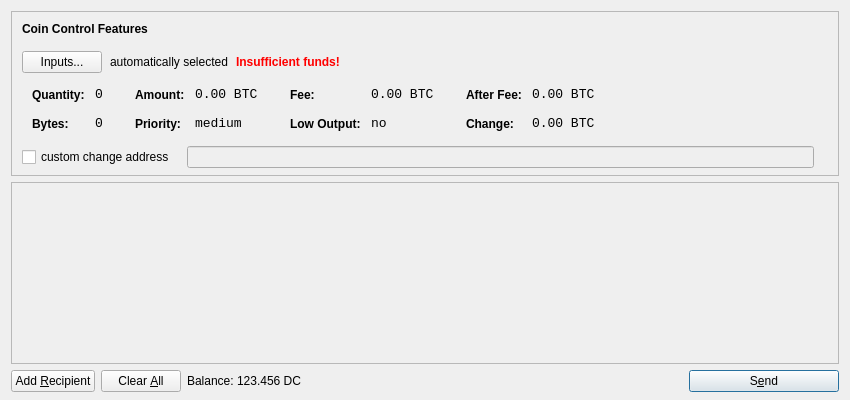
<?xml version="1.0" encoding="UTF-8"?>
<ui version="4.0">
 <class>SendCoinsDialog</class>
 <widget class="QDialog" name="SendCoinsDialog">
  <property name="geometry">
   <rect>
    <x>0</x>
    <y>0</y>
    <width>850</width>
    <height>400</height>
   </rect>
  </property>
  <property name="windowTitle">
   <string>Send Coins</string>
  </property>
  <layout class="QVBoxLayout" name="verticalLayout" stretch="0,1,0">
   <property name="bottomMargin">
    <number>8</number>
   </property>
   <item>
    <widget class="QFrame" name="frameCoinControl">
     <property name="sizePolicy">
      <sizepolicy hsizetype="Expanding" vsizetype="Expanding">
       <horstretch>0</horstretch>
       <verstretch>0</verstretch>
      </sizepolicy>
     </property>
     <property name="maximumSize">
      <size>
       <width>16777215</width>
       <height>16777215</height>
      </size>
     </property>
     <property name="frameShape">
      <enum>QFrame::StyledPanel</enum>
     </property>
     <property name="frameShadow">
      <enum>QFrame::Sunken</enum>
     </property>
     <layout class="QVBoxLayout" name="verticalLayoutCoinControl2">
      <property name="spacing">
       <number>-1</number>
      </property>
      <property name="leftMargin">
       <number>0</number>
      </property>
      <property name="topMargin">
       <number>0</number>
      </property>
      <property name="rightMargin">
       <number>0</number>
      </property>
      <property name="bottomMargin">
       <number>6</number>
      </property>
      <item>
       <layout class="QVBoxLayout" name="verticalLayoutCoinControl" stretch="0,0,0,0,1">
        <property name="spacing">
         <number>0</number>
        </property>
        <property name="leftMargin">
         <number>10</number>
        </property>
        <property name="topMargin">
         <number>10</number>
        </property>
        <item>
         <layout class="QHBoxLayout" name="horizontalLayoutCoinControl1">
          <property name="bottomMargin">
           <number>15</number>
          </property>
          <item>
           <widget class="QLabel" name="labelCoinControlFeatures">
            <property name="sizePolicy">
             <sizepolicy hsizetype="Preferred" vsizetype="Maximum">
              <horstretch>0</horstretch>
              <verstretch>0</verstretch>
             </sizepolicy>
            </property>
            <property name="font">
             <font>
              <weight>75</weight>
              <bold>true</bold>
             </font>
            </property>
            <property name="styleSheet">
             <string notr="true">font-weight:bold;</string>
            </property>
            <property name="text">
             <string>Coin Control Features</string>
            </property>
           </widget>
          </item>
         </layout>
        </item>
        <item>
         <layout class="QHBoxLayout" name="horizontalLayoutCoinControl2" stretch="0,0,0,0">
          <property name="spacing">
           <number>8</number>
          </property>
          <property name="bottomMargin">
           <number>10</number>
          </property>
          <item>
           <widget class="QPushButton" name="pushButtonCoinControl">
            <property name="styleSheet">
             <string notr="true"/>
            </property>
            <property name="text">
             <string>Inputs...</string>
            </property>
           </widget>
          </item>
          <item>
           <widget class="QLabel" name="labelCoinControlAutomaticallySelected">
            <property name="text">
             <string>automatically selected</string>
            </property>
            <property name="margin">
             <number>5</number>
            </property>
           </widget>
          </item>
          <item>
           <widget class="QLabel" name="labelCoinControlInsuffFunds">
            <property name="font">
             <font>
              <weight>75</weight>
              <bold>true</bold>
             </font>
            </property>
            <property name="styleSheet">
             <string notr="true">color:red;font-weight:bold;</string>
            </property>
            <property name="text">
             <string>Insufficient funds!</string>
            </property>
            <property name="margin">
             <number>5</number>
            </property>
           </widget>
          </item>
          <item>
           <spacer name="horizontalSpacerCoinControl">
            <property name="orientation">
             <enum>Qt::Horizontal</enum>
            </property>
            <property name="sizeHint" stdset="0">
             <size>
              <width>40</width>
              <height>1</height>
             </size>
            </property>
           </spacer>
          </item>
         </layout>
        </item>
        <item>
         <widget class="QWidget" name="widgetCoinControl" native="true">
          <property name="sizePolicy">
           <sizepolicy hsizetype="Preferred" vsizetype="Preferred">
            <horstretch>0</horstretch>
            <verstretch>0</verstretch>
           </sizepolicy>
          </property>
          <property name="minimumSize">
           <size>
            <width>0</width>
            <height>0</height>
           </size>
          </property>
          <property name="styleSheet">
           <string notr="true"/>
          </property>
          <layout class="QHBoxLayout" name="horizontalLayoutCoinControl5">
           <property name="margin">
            <number>0</number>
           </property>
           <item>
            <layout class="QHBoxLayout" name="horizontalLayoutCoinControl3" stretch="0,0,0,1">
             <property name="spacing">
              <number>20</number>
             </property>
             <property name="topMargin">
              <number>0</number>
             </property>
             <property name="bottomMargin">
              <number>10</number>
             </property>
             <item>
              <layout class="QFormLayout" name="formLayoutCoinControl1">
               <property name="horizontalSpacing">
                <number>10</number>
               </property>
               <property name="verticalSpacing">
                <number>14</number>
               </property>
               <property name="leftMargin">
                <number>10</number>
               </property>
               <property name="topMargin">
                <number>4</number>
               </property>
               <property name="rightMargin">
                <number>6</number>
               </property>
               <item row="0" column="0">
                <widget class="QLabel" name="labelCoinControlQuantityText">
                 <property name="styleSheet">
                  <string notr="true">font-weight:bold;</string>
                 </property>
                 <property name="text">
                  <string>Quantity:</string>
                 </property>
                 <property name="margin">
                  <number>0</number>
                 </property>
                </widget>
               </item>
               <item row="0" column="1">
                <widget class="QLabel" name="labelCoinControlQuantity">
                 <property name="font">
                  <font>
                   <family>Monospace</family>
                   <pointsize>10</pointsize>
                  </font>
                 </property>
                 <property name="cursor">
                  <cursorShape>IBeamCursor</cursorShape>
                 </property>
                 <property name="contextMenuPolicy">
                  <enum>Qt::ActionsContextMenu</enum>
                 </property>
                 <property name="text">
                  <string notr="true">0</string>
                 </property>
                 <property name="margin">
                  <number>0</number>
                 </property>
                 <property name="textInteractionFlags">
                  <set>Qt::LinksAccessibleByMouse|Qt::TextSelectableByKeyboard|Qt::TextSelectableByMouse</set>
                 </property>
                </widget>
               </item>
               <item row="1" column="0">
                <widget class="QLabel" name="labelCoinControlBytesText">
                 <property name="styleSheet">
                  <string notr="true">font-weight:bold;</string>
                 </property>
                 <property name="text">
                  <string>Bytes:</string>
                 </property>
                </widget>
               </item>
               <item row="1" column="1">
                <widget class="QLabel" name="labelCoinControlBytes">
                 <property name="font">
                  <font>
                   <family>Monospace</family>
                   <pointsize>10</pointsize>
                  </font>
                 </property>
                 <property name="cursor">
                  <cursorShape>IBeamCursor</cursorShape>
                 </property>
                 <property name="contextMenuPolicy">
                  <enum>Qt::ActionsContextMenu</enum>
                 </property>
                 <property name="text">
                  <string notr="true">0</string>
                 </property>
                 <property name="textInteractionFlags">
                  <set>Qt::LinksAccessibleByMouse|Qt::TextSelectableByKeyboard|Qt::TextSelectableByMouse</set>
                 </property>
                </widget>
               </item>
              </layout>
             </item>
             <item>
              <layout class="QFormLayout" name="formLayoutCoinControl2">
               <property name="horizontalSpacing">
                <number>10</number>
               </property>
               <property name="verticalSpacing">
                <number>14</number>
               </property>
               <property name="leftMargin">
                <number>6</number>
               </property>
               <property name="topMargin">
                <number>4</number>
               </property>
               <property name="rightMargin">
                <number>6</number>
               </property>
               <item row="0" column="0">
                <widget class="QLabel" name="labelCoinControlAmountText">
                 <property name="styleSheet">
                  <string notr="true">font-weight:bold;</string>
                 </property>
                 <property name="text">
                  <string>Amount:</string>
                 </property>
                 <property name="margin">
                  <number>0</number>
                 </property>
                </widget>
               </item>
               <item row="0" column="1">
                <widget class="QLabel" name="labelCoinControlAmount">
                 <property name="font">
                  <font>
                   <family>Monospace</family>
                   <pointsize>10</pointsize>
                  </font>
                 </property>
                 <property name="cursor">
                  <cursorShape>IBeamCursor</cursorShape>
                 </property>
                 <property name="contextMenuPolicy">
                  <enum>Qt::ActionsContextMenu</enum>
                 </property>
                 <property name="text">
                  <string notr="true">0.00 BTC</string>
                 </property>
                 <property name="textInteractionFlags">
                  <set>Qt::LinksAccessibleByMouse|Qt::TextSelectableByKeyboard|Qt::TextSelectableByMouse</set>
                 </property>
                </widget>
               </item>
               <item row="1" column="0">
                <widget class="QLabel" name="labelCoinControlPriorityText">
                 <property name="styleSheet">
                  <string notr="true">font-weight:bold;</string>
                 </property>
                 <property name="text">
                  <string>Priority:</string>
                 </property>
                </widget>
               </item>
               <item row="1" column="1">
                <widget class="QLabel" name="labelCoinControlPriority">
                 <property name="font">
                  <font>
                   <family>Monospace</family>
                   <pointsize>10</pointsize>
                  </font>
                 </property>
                 <property name="cursor">
                  <cursorShape>IBeamCursor</cursorShape>
                 </property>
                 <property name="contextMenuPolicy">
                  <enum>Qt::ActionsContextMenu</enum>
                 </property>
                 <property name="text">
                  <string>medium</string>
                 </property>
                 <property name="textInteractionFlags">
                  <set>Qt::LinksAccessibleByMouse|Qt::TextSelectableByKeyboard|Qt::TextSelectableByMouse</set>
                 </property>
                </widget>
               </item>
              </layout>
             </item>
             <item>
              <layout class="QFormLayout" name="formLayoutCoinControl3">
               <property name="horizontalSpacing">
                <number>10</number>
               </property>
               <property name="verticalSpacing">
                <number>14</number>
               </property>
               <property name="leftMargin">
                <number>6</number>
               </property>
               <property name="topMargin">
                <number>4</number>
               </property>
               <property name="rightMargin">
                <number>6</number>
               </property>
               <item row="0" column="0">
                <widget class="QLabel" name="labelCoinControlFeeText">
                 <property name="styleSheet">
                  <string notr="true">font-weight:bold;</string>
                 </property>
                 <property name="text">
                  <string>Fee:</string>
                 </property>
                 <property name="margin">
                  <number>0</number>
                 </property>
                </widget>
               </item>
               <item row="0" column="1">
                <widget class="QLabel" name="labelCoinControlFee">
                 <property name="font">
                  <font>
                   <family>Monospace</family>
                   <pointsize>10</pointsize>
                  </font>
                 </property>
                 <property name="cursor">
                  <cursorShape>IBeamCursor</cursorShape>
                 </property>
                 <property name="contextMenuPolicy">
                  <enum>Qt::ActionsContextMenu</enum>
                 </property>
                 <property name="text">
                  <string notr="true">0.00 BTC</string>
                 </property>
                 <property name="textInteractionFlags">
                  <set>Qt::LinksAccessibleByMouse|Qt::TextSelectableByKeyboard|Qt::TextSelectableByMouse</set>
                 </property>
                </widget>
               </item>
               <item row="1" column="0">
                <widget class="QLabel" name="labelCoinControlLowOutputText">
                 <property name="styleSheet">
                  <string notr="true">font-weight:bold;</string>
                 </property>
                 <property name="text">
                  <string>Low Output:</string>
                 </property>
                </widget>
               </item>
               <item row="1" column="1">
                <widget class="QLabel" name="labelCoinControlLowOutput">
                 <property name="font">
                  <font>
                   <family>Monospace</family>
                   <pointsize>10</pointsize>
                  </font>
                 </property>
                 <property name="cursor">
                  <cursorShape>IBeamCursor</cursorShape>
                 </property>
                 <property name="contextMenuPolicy">
                  <enum>Qt::ActionsContextMenu</enum>
                 </property>
                 <property name="text">
                  <string>no</string>
                 </property>
                 <property name="textInteractionFlags">
                  <set>Qt::LinksAccessibleByMouse|Qt::TextSelectableByKeyboard|Qt::TextSelectableByMouse</set>
                 </property>
                </widget>
               </item>
              </layout>
             </item>
             <item>
              <layout class="QFormLayout" name="formLayoutCoinControl4">
               <property name="horizontalSpacing">
                <number>10</number>
               </property>
               <property name="verticalSpacing">
                <number>14</number>
               </property>
               <property name="leftMargin">
                <number>6</number>
               </property>
               <property name="topMargin">
                <number>4</number>
               </property>
               <property name="rightMargin">
                <number>6</number>
               </property>
               <item row="0" column="0">
                <widget class="QLabel" name="labelCoinControlAfterFeeText">
                 <property name="styleSheet">
                  <string notr="true">font-weight:bold;</string>
                 </property>
                 <property name="text">
                  <string>After Fee:</string>
                 </property>
                 <property name="margin">
                  <number>0</number>
                 </property>
                </widget>
               </item>
               <item row="0" column="1">
                <widget class="QLabel" name="labelCoinControlAfterFee">
                 <property name="font">
                  <font>
                   <family>Monospace</family>
                   <pointsize>10</pointsize>
                  </font>
                 </property>
                 <property name="cursor">
                  <cursorShape>IBeamCursor</cursorShape>
                 </property>
                 <property name="contextMenuPolicy">
                  <enum>Qt::ActionsContextMenu</enum>
                 </property>
                 <property name="text">
                  <string notr="true">0.00 BTC</string>
                 </property>
                 <property name="textInteractionFlags">
                  <set>Qt::LinksAccessibleByMouse|Qt::TextSelectableByKeyboard|Qt::TextSelectableByMouse</set>
                 </property>
                </widget>
               </item>
               <item row="1" column="0">
                <widget class="QLabel" name="labelCoinControlChangeText">
                 <property name="styleSheet">
                  <string notr="true">font-weight:bold;</string>
                 </property>
                 <property name="text">
                  <string>Change:</string>
                 </property>
                </widget>
               </item>
               <item row="1" column="1">
                <widget class="QLabel" name="labelCoinControlChange">
                 <property name="font">
                  <font>
                   <family>Monospace</family>
                   <pointsize>10</pointsize>
                  </font>
                 </property>
                 <property name="cursor">
                  <cursorShape>IBeamCursor</cursorShape>
                 </property>
                 <property name="contextMenuPolicy">
                  <enum>Qt::ActionsContextMenu</enum>
                 </property>
                 <property name="text">
                  <string notr="true">0.00 BTC</string>
                 </property>
                 <property name="textInteractionFlags">
                  <set>Qt::LinksAccessibleByMouse|Qt::TextSelectableByKeyboard|Qt::TextSelectableByMouse</set>
                 </property>
                </widget>
               </item>
              </layout>
             </item>
            </layout>
           </item>
          </layout>
         </widget>
        </item>
        <item>
         <layout class="QHBoxLayout" name="horizontalLayoutCoinControl4" stretch="0,0,0">
          <property name="spacing">
           <number>12</number>
          </property>
          <property name="sizeConstraint">
           <enum>QLayout::SetDefaultConstraint</enum>
          </property>
          <property name="topMargin">
           <number>5</number>
          </property>
          <property name="rightMargin">
           <number>5</number>
          </property>
          <item>
           <widget class="QCheckBox" name="checkBoxCoinControlChange">
            <property name="text">
             <string>custom change address</string>
            </property>
           </widget>
          </item>
          <item>
           <widget class="QLineEdit" name="lineEditCoinControlChange">
            <property name="enabled">
             <bool>false</bool>
            </property>
            <property name="sizePolicy">
             <sizepolicy hsizetype="Expanding" vsizetype="Fixed">
              <horstretch>0</horstretch>
              <verstretch>0</verstretch>
             </sizepolicy>
            </property>
           </widget>
          </item>
          <item>
           <widget class="QLabel" name="labelCoinControlChangeLabel">
            <property name="sizePolicy">
             <sizepolicy hsizetype="Preferred" vsizetype="Expanding">
              <horstretch>0</horstretch>
              <verstretch>0</verstretch>
             </sizepolicy>
            </property>
            <property name="minimumSize">
             <size>
              <width>0</width>
              <height>0</height>
             </size>
            </property>
            <property name="text">
             <string/>
            </property>
            <property name="margin">
             <number>3</number>
            </property>
           </widget>
          </item>
         </layout>
        </item>
        <item>
         <spacer name="verticalSpacerCoinControl">
          <property name="orientation">
           <enum>Qt::Vertical</enum>
          </property>
          <property name="sizeHint" stdset="0">
           <size>
            <width>800</width>
            <height>1</height>
           </size>
          </property>
         </spacer>
        </item>
       </layout>
      </item>
     </layout>
    </widget>
   </item>
   <item>
    <widget class="QScrollArea" name="scrollArea">
     <property name="widgetResizable">
      <bool>true</bool>
     </property>
     <widget class="QWidget" name="scrollAreaWidgetContents">
      <property name="geometry">
       <rect>
        <x>0</x>
        <y>0</y>
        <width>830</width>
        <height>165</height>
       </rect>
      </property>
      <layout class="QVBoxLayout" name="verticalLayout_2">
       <property name="margin">
        <number>0</number>
       </property>
       <item>
        <layout class="QVBoxLayout" name="entries">
         <property name="spacing">
          <number>6</number>
         </property>
        </layout>
       </item>
       <item>
        <spacer name="verticalSpacer">
         <property name="orientation">
          <enum>Qt::Vertical</enum>
         </property>
         <property name="sizeHint" stdset="0">
          <size>
           <width>20</width>
           <height>40</height>
          </size>
         </property>
        </spacer>
       </item>
      </layout>
     </widget>
    </widget>
   </item>
   <item>
    <layout class="QHBoxLayout" name="horizontalLayout">
     <item>
      <widget class="QPushButton" name="addButton">
       <property name="toolTip">
        <string>Send to multiple recipients at once</string>
       </property>
       <property name="text">
        <string>Add &amp;Recipient</string>
       </property>
       <property name="icon">
        <iconset resource="../bitcoin.qrc">
         <normaloff>:/icons/add</normaloff>:/icons/add</iconset>
       </property>
       <property name="autoDefault">
        <bool>false</bool>
       </property>
      </widget>
     </item>
     <item>
      <widget class="QPushButton" name="clearButton">
       <property name="sizePolicy">
        <sizepolicy hsizetype="Minimum" vsizetype="Fixed">
         <horstretch>0</horstretch>
         <verstretch>0</verstretch>
        </sizepolicy>
       </property>
       <property name="toolTip">
        <string>Remove all transaction fields</string>
       </property>
       <property name="text">
        <string>Clear &amp;All</string>
       </property>
       <property name="icon">
        <iconset resource="../bitcoin.qrc">
         <normaloff>:/icons/remove</normaloff>:/icons/remove</iconset>
       </property>
       <property name="autoRepeatDelay">
        <number>300</number>
       </property>
       <property name="autoDefault">
        <bool>false</bool>
       </property>
      </widget>
     </item>
     <item>
      <layout class="QHBoxLayout" name="horizontalLayout_2">
       <property name="spacing">
        <number>3</number>
       </property>
       <item>
        <widget class="QLabel" name="label">
         <property name="text">
          <string>Balance:</string>
         </property>
        </widget>
       </item>
       <item>
        <widget class="QLabel" name="labelBalance">
         <property name="cursor">
          <cursorShape>IBeamCursor</cursorShape>
         </property>
         <property name="text">
          <string>123.456 DC</string>
         </property>
         <property name="textInteractionFlags">
          <set>Qt::LinksAccessibleByMouse|Qt::TextSelectableByKeyboard|Qt::TextSelectableByMouse</set>
         </property>
        </widget>
       </item>
      </layout>
     </item>
     <item>
      <spacer name="horizontalSpacer">
       <property name="orientation">
        <enum>Qt::Horizontal</enum>
       </property>
       <property name="sizeHint" stdset="0">
        <size>
         <width>40</width>
         <height>20</height>
        </size>
       </property>
      </spacer>
     </item>
     <item>
      <widget class="QPushButton" name="sendButton">
       <property name="minimumSize">
        <size>
         <width>150</width>
         <height>0</height>
        </size>
       </property>
       <property name="toolTip">
        <string>Confirm the send action</string>
       </property>
       <property name="text">
        <string>S&amp;end</string>
       </property>
       <property name="icon">
        <iconset resource="../bitcoin.qrc">
         <normaloff>:/icons/send</normaloff>:/icons/send</iconset>
       </property>
       <property name="default">
        <bool>true</bool>
       </property>
      </widget>
     </item>
    </layout>
   </item>
  </layout>
 </widget>
 <resources>
  <include location="../bitcoin.qrc"/>
 </resources>
 <connections/>
</ui>
